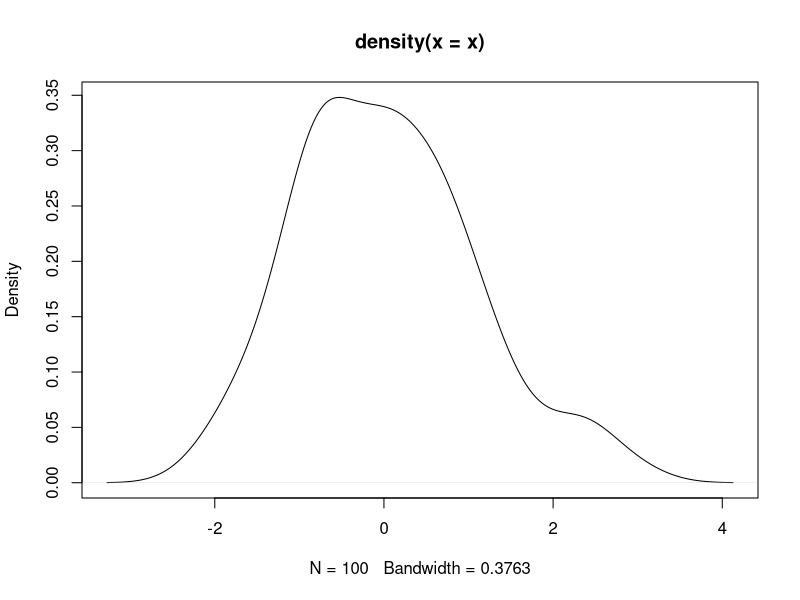

This chart was generated by the following R code:
## ---- chunk 1
knitr::opts_chunk$set(	fig.width	= 10, 
						fig.height	= 7, 
						fig.path	= file.path(Sys.getenv("HOME"), "Desktop"),
						fig.align	= 'center', 
						dpi			= 300, 
						cache.path	= file.path(Sys.getenv("HOME"), "Desktop"),
						warning		= TRUE, 
						message		= TRUE,
						tidy		= TRUE)
## ---- chunk 2
x <- rnorm(100)
plot(density(x))
## ---- chunk 3
print("loading a library here: message from in-side of chunk")
library(ggsignif)
